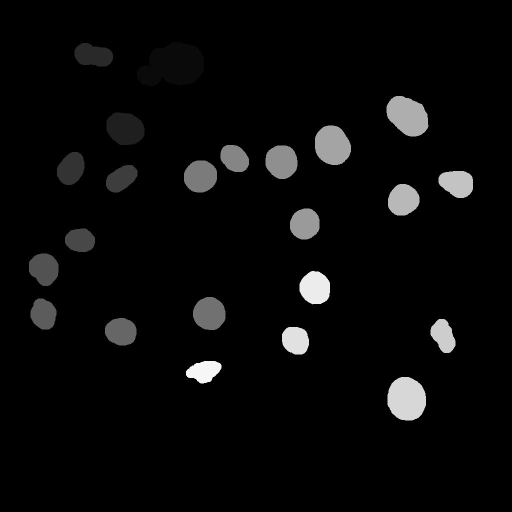
#> input picture Data/N2DH-GOWT1/gt/jpg/man_seg01.jpg, 1024 x 1024 px, found by its file name (shown at 1/2 size); its folder holds 4 pictures in this run
$ python Gauss_and_Watershed.py   (older library calls are emulated)
#> lines starting #> are read from the running program, lines starting #| are printed output that depends on the picture
### SVM_Segmentation/readimages.py
import os
from skimage import io
import numpy as np
from numpy import asarray, ndarray
import pandas as pd


def read_image(path_of_image_folder):
    """
    This function reads images from a given path and puts them into a list of arrays.
    :param path_of_image_folder: path of the images
    :return: list of np.arrays
    """
    image_list = []
    if not os.path.exists(path_of_image_folder):
        raise FileNotFoundError
    for filename in os.listdir(path_of_image_folder):
        img = io.imread(os.path.join(path_of_image_folder, filename))
#> img is the input picture: shape (1024, 1024); min 0, max 255, mean 9.4
        image = np.asarray(img)
        if img is not None:
            image_list.append(image)
    return image_list


# [80 lines left out: functions read_imagename, image_flatten, dataframe, fuse_dataframes, not called in this run]


# [44 lines that do not run on import are left out]
    # print(data3)

    # print(fuse_dataframes(data1, 'd1', data1, 'd2', data1, 'd3'))

### SVM_Segmentation/Gauss_and_Watershed.py
import cv2
import numpy as np
from skimage.segmentation import watershed
from skimage.feature import peak_local_max
from scipy import ndimage
import matplotlib.pyplot as plt
import readimages as rm

def gauss(path_of_image_folder):
 image_list = rm.read_image(path_of_image_folder)
 gauss_image_list = []
 for image in image_list:
     GaussianFiltered = cv2.GaussianBlur(image, (5,5),0)
     print(GaussianFiltered)
#> this loop made 4 passes
#> pass 2, in gauss, `GaussianFiltered = cv2.GaussianBlur(image, (5,5),0)`:
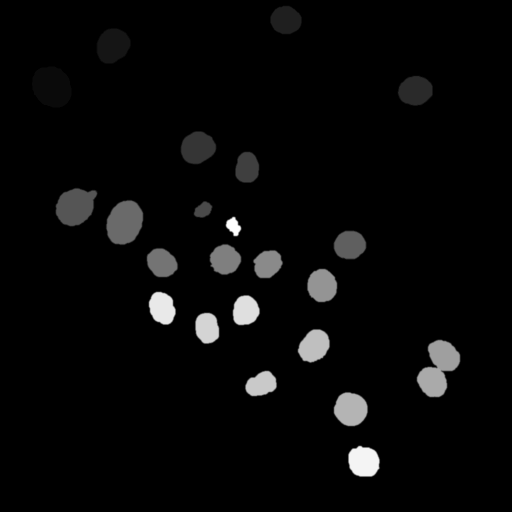
#> GaussianFiltered: shape (1024, 1024) uint16 (shown at 1/2 size); min 0, max 24, mean 0.8; drawn with min black and max white
#> pass 3, in gauss, `GaussianFiltered = cv2.GaussianBlur(image, (5,5),0)`:
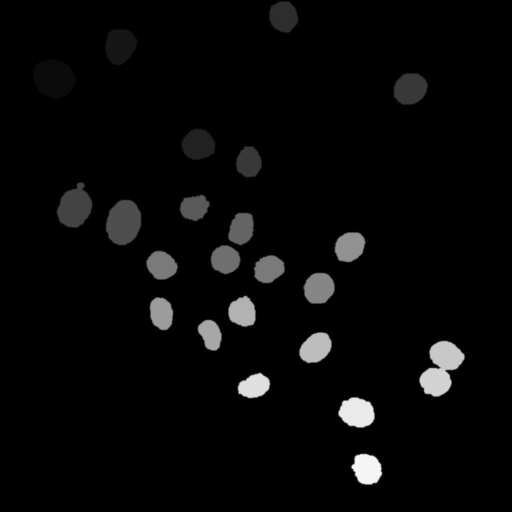
#> GaussianFiltered: shape (1024, 1024) (shown at 1/2 size); min 0, max 246, mean 8.1

if __name__ == '__main__':
    gauss('/Users/juanandre/PycharmProjects/2021-topic-04-team-05/Data/N2DH-GOWT1/gt/jpg')


img1 = cv2.imread("t01.tif")
#> (the run stopped early here; a loop or call above may not have finished)
